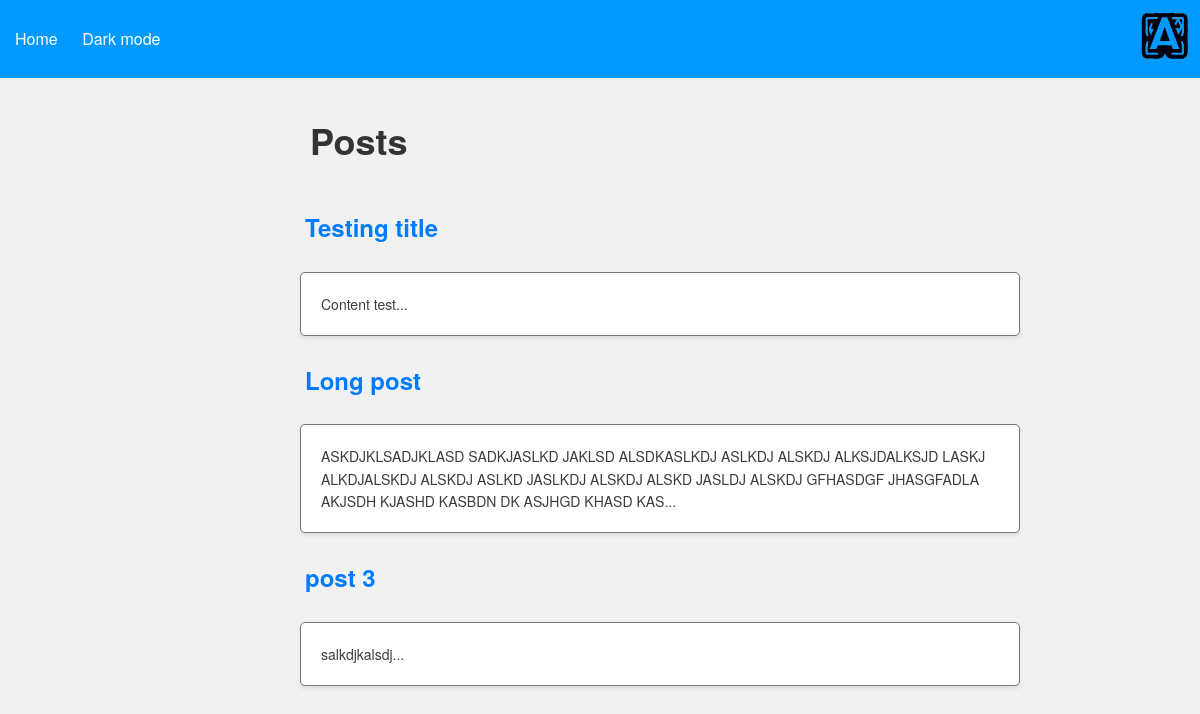
The app's page /, older data.
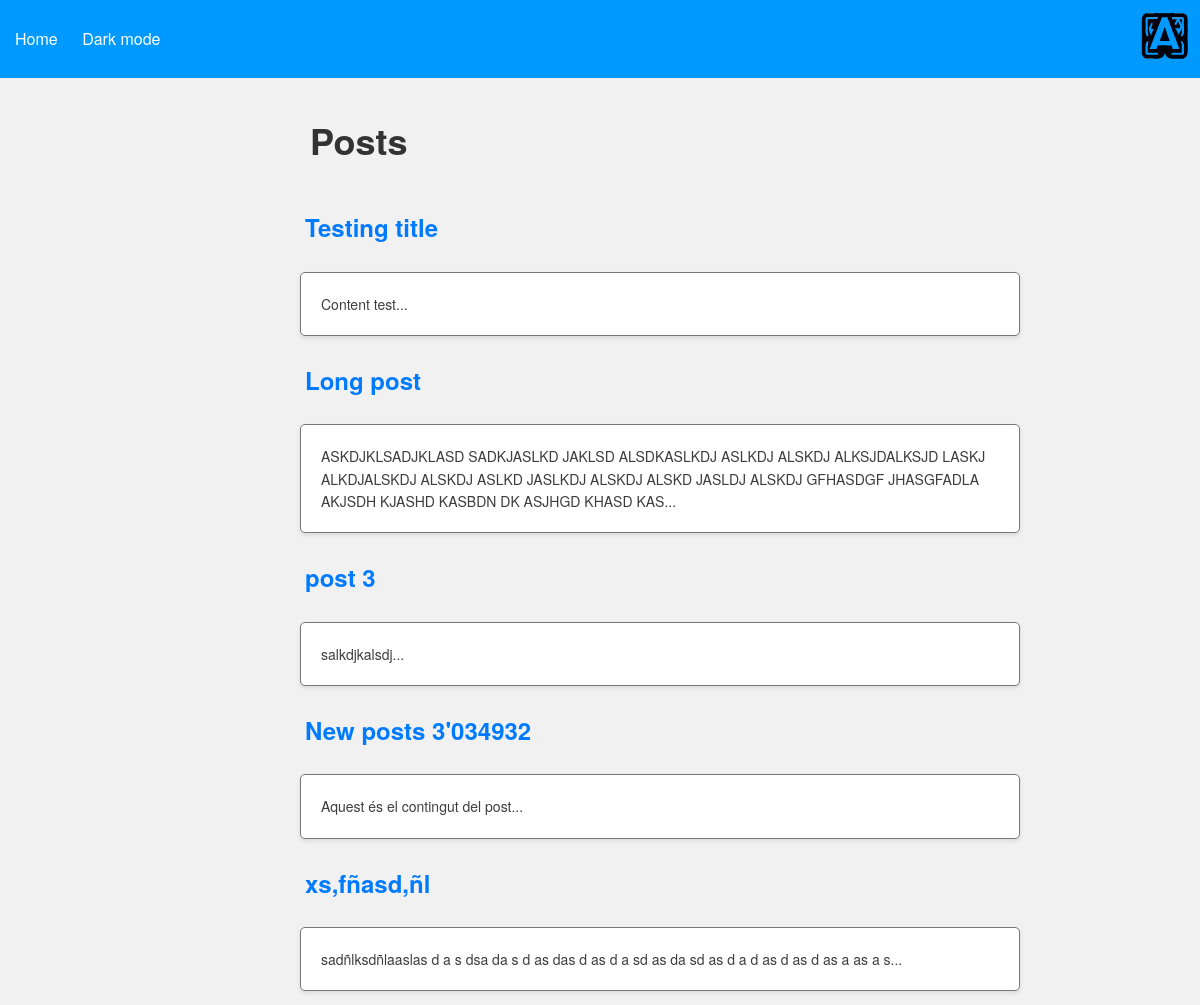
The same page, newer data.
### posts/models.py (models this page shows, shortened)
class Post(models.Model):
    title = models.CharField(max_length=20, blank=False, null=False)
    content = models.TextField(max_length=2000, blank=False, null=False)
    created_at = models.DateTimeField(auto_now_add=True)
    updated_at = models.DateTimeField(auto_now=True)
    author = models.ForeignKey(User, on_delete=models.CASCADE)

### posts/views.py (the view)
# urls.py: path('', views.post_list, name='posts_list'),
def post_list(request):
    posts = Post.objects.all().annotate(short_content=Concat(
        Substr('content', 1, 200), V('...')))
    return render(request, 'posts/posts_list.html', {'posts': posts})

### templates/posts/posts_list.html (shortened to what this page needs)
<!DOCTYPE html>
<html lang="en">
<head>
</head>
<body>
{% extends "base.html" %}
{% block content %}
    <h1>Posts
    </h1>
    {% for post in posts %}
        <h2><a href="{% url 'post_detail' pk=post.pk %}">{{ post.title }}</a></h2>
        <p class="post" style="background-color: white; color: #3d3d3d">{{ post.short_content }}</p>
    {% empty %}
        <p>No posts yet.</p>
    {% endfor %}
{% endblock %}

### templates/base.html (shortened to what this page needs)
<!DOCTYPE html>
<html>
<head>
    <title>{% block title %}{% endblock %}Posts</title></head>
{% load static %}
<link rel="stylesheet" type="text/css" href="{% static 'posts/style.css' %}">
<body class="{% if 'dark_mode' in request.session %}dark-mode{% else %}light-mode{% endif %}">
<nav>
    <ul>
        <li><a href="{% url 'posts_list' %}">Home</a></li>
        <li>
            <a>
                <img class="logo" src="{% static 'posts/assets/logo.svg' %}"
                     alt="Logo">
            </a>
        </li>
        <li>
            <a href="{% url 'dark_mode' %}">Dark mode</a>
        </li>
    </ul>
</nav>
{% block content %} {% endblock %}
</body>
</html>

### static/posts/style.css (style rules this page uses)
body { font-family: 'Helvetica Neue', Helvetica, Arial, sans-serif; margin: 0px; padding: 0; background-color: #f1f1f1; color: #333; line-height: 1.6; }
body.light-mode { background-color: #f1f1f1; color: black; }
body.light-mode h1, body.light-mode h2, body.light-mode h3, body.light-mode h4, body.light-mode h5, body.light-mode h6, body.light-mode p { color: #333; }
body.light-mode .post { background-color: #ffffff; color: #333; }
h1, h2, h3, h4, h5, h6 { color: #333; margin-left: 25%; margin-right: 15%; }
h1 { font-size: 36px; padding: 10px; }
h2 { padding: 5px; }
p { font-size: 14px; margin-left: 5%; }
.post { background-color: #ffffff; border: 1px solid #7c7575; padding: 20px; border-radius: 5px; box-shadow: 0 2px 4px rgba(0, 0, 0, 0.1); max-width: 800px; margin-left: 25%; margin-right: 15%; }
nav { background-color: #09f; color: #ffffff; padding: 10px 15px; font-size: 16px; }
nav ul { list-style-type: none; padding: 0; }
nav ul li { display: inline; margin-right: 10px; }
nav ul li a { color: #ffffff; text-decoration: none; transition: color 0.3s ease; }
a { color: #007bff; text-decoration: none; }
.logo { width: 50px; position: absolute; top: 10px; right: 10px; }

Row changes from the older to the newer data that the page shows:
added Post: title "New posts 3'034932", short_content "Aquest és el contingut del post..."
added Post: title "xs,fñasd,ñl", short_content "sadñlksdñlaaslas d a s dsa da s d as das d as d a sd as da sd as d a d as d as d as a as a s..."
